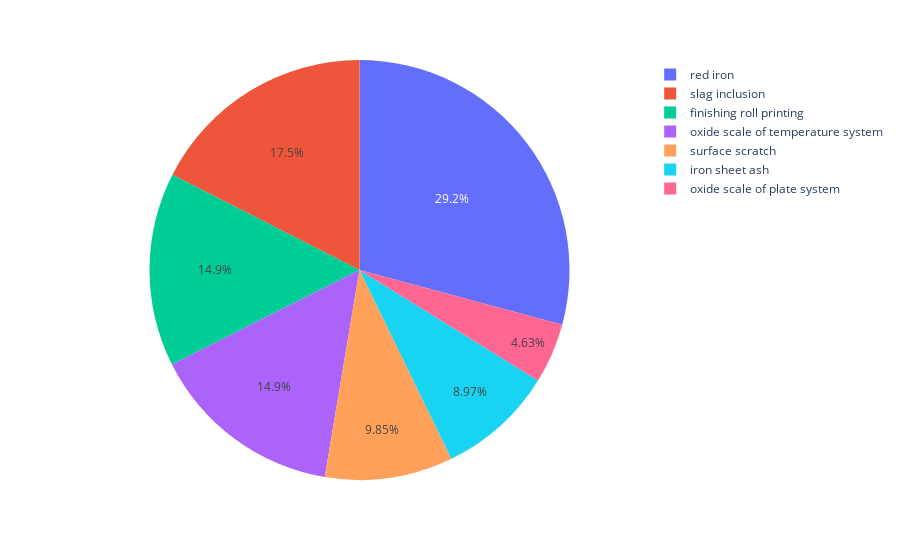

Write notebook code for a chart like this one.
### Code cell
labels=d_1['label'].value_counts()

fig = px.pie(d_1, values=labels, names=labels.index)
fig.show()

### Figure 1 — Plotly figure (JSON) as saved in the notebook; plotly's stock layout.template omitted (floating-point values rounded to 4 significant figures)
{"data": [{"domain": {"x": [0, 1], "y": [0, 1]}, "hovertemplate": "label=%{label}<br>value=%{value}<extra></extra>", "labels": ["red iron", "slag inclusion", "finishing roll printing", "oxide scale of temperature system", "surface scratch", "iron sheet ash", "oxide scale of plate system"], "legendgroup": "", "name": "", "showlegend": true, "type": "pie", "values": [397, 238, 203, 203, 134, 122, 63]}], "layout": {"legend": {"tracegroupgap": 0}, "margin": {"t": 60}}}
